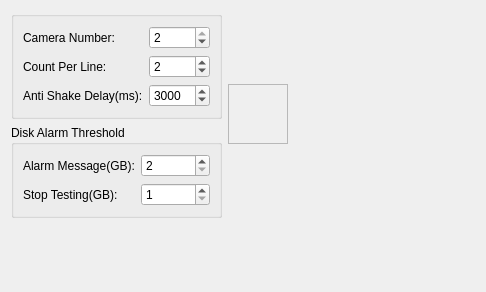
<?xml version="1.0" encoding="UTF-8"?>
<ui version="4.0">
 <class>GeneralSettingsWidget</class>
 <widget class="QWidget" name="GeneralSettingsWidget">
  <property name="geometry">
   <rect>
    <x>0</x>
    <y>0</y>
    <width>486</width>
    <height>292</height>
   </rect>
  </property>
  <property name="windowTitle">
   <string>Form</string>
  </property>
  <layout class="QGridLayout" name="gridLayout_3">
   <item row="0" column="2">
    <spacer name="horizontalSpacer">
     <property name="orientation">
      <enum>Qt::Horizontal</enum>
     </property>
     <property name="sizeHint" stdset="0">
      <size>
       <width>40</width>
       <height>20</height>
      </size>
     </property>
    </spacer>
   </item>
   <item row="2" column="0">
    <spacer name="verticalSpacer">
     <property name="orientation">
      <enum>Qt::Vertical</enum>
     </property>
     <property name="sizeHint" stdset="0">
      <size>
       <width>20</width>
       <height>40</height>
      </size>
     </property>
    </spacer>
   </item>
   <item row="0" column="0">
    <widget class="QGroupBox" name="m_grpbx1">
     <property name="title">
      <string/>
     </property>
     <layout class="QGridLayout" name="gridLayout">
      <item row="0" column="0">
       <widget class="QLabel" name="label_2">
        <property name="text">
         <string>Camera Number:</string>
        </property>
       </widget>
      </item>
      <item row="2" column="0">
       <widget class="QLabel" name="label">
        <property name="text">
         <string>Anti Shake Delay(ms):</string>
        </property>
       </widget>
      </item>
      <item row="0" column="1">
       <widget class="QSpinBox" name="m_spinCameraNumber">
        <property name="sizePolicy">
         <sizepolicy hsizetype="Expanding" vsizetype="Fixed">
          <horstretch>0</horstretch>
          <verstretch>0</verstretch>
         </sizepolicy>
        </property>
        <property name="minimum">
         <number>1</number>
        </property>
        <property name="maximum">
         <number>2</number>
        </property>
        <property name="value">
         <number>2</number>
        </property>
       </widget>
      </item>
      <item row="2" column="1">
       <widget class="QSpinBox" name="m_spinAntiShakeDelay">
        <property name="minimum">
         <number>0</number>
        </property>
        <property name="maximum">
         <number>20000</number>
        </property>
        <property name="singleStep">
         <number>500</number>
        </property>
        <property name="value">
         <number>3000</number>
        </property>
       </widget>
      </item>
      <item row="1" column="1">
       <widget class="QSpinBox" name="m_spinDispCntPerLine">
        <property name="minimum">
         <number>1</number>
        </property>
        <property name="maximum">
         <number>3</number>
        </property>
        <property name="value">
         <number>2</number>
        </property>
       </widget>
      </item>
      <item row="1" column="0">
       <widget class="QLabel" name="label_5">
        <property name="text">
         <string>Count Per Line:</string>
        </property>
       </widget>
      </item>
     </layout>
    </widget>
   </item>
   <item row="1" column="0">
    <widget class="QGroupBox" name="groupBox_2">
     <property name="title">
      <string>Disk Alarm Threshold</string>
     </property>
     <layout class="QGridLayout" name="gridLayout_2">
      <item row="0" column="0">
       <widget class="QLabel" name="label_3">
        <property name="text">
         <string>Alarm Message(GB):</string>
        </property>
       </widget>
      </item>
      <item row="0" column="1">
       <widget class="QSpinBox" name="m_spinAlarmMsgThreshold">
        <property name="sizePolicy">
         <sizepolicy hsizetype="Expanding" vsizetype="Fixed">
          <horstretch>0</horstretch>
          <verstretch>0</verstretch>
         </sizepolicy>
        </property>
        <property name="minimum">
         <number>2</number>
        </property>
        <property name="maximum">
         <number>100</number>
        </property>
        <property name="value">
         <number>2</number>
        </property>
       </widget>
      </item>
      <item row="1" column="1">
       <widget class="QSpinBox" name="m_spinStopTestingThreshold">
        <property name="minimum">
         <number>1</number>
        </property>
        <property name="maximum">
         <number>10</number>
        </property>
        <property name="singleStep">
         <number>1</number>
        </property>
        <property name="value">
         <number>1</number>
        </property>
       </widget>
      </item>
      <item row="1" column="0">
       <widget class="QLabel" name="label_4">
        <property name="text">
         <string>Stop Testing(GB):</string>
        </property>
       </widget>
      </item>
     </layout>
    </widget>
   </item>
   <item row="0" column="1" rowspan="2">
    <widget class="QFrame" name="m_frameIndicator">
     <property name="sizePolicy">
      <sizepolicy hsizetype="Fixed" vsizetype="Fixed">
       <horstretch>0</horstretch>
       <verstretch>0</verstretch>
      </sizepolicy>
     </property>
     <property name="minimumSize">
      <size>
       <width>60</width>
       <height>60</height>
      </size>
     </property>
     <property name="maximumSize">
      <size>
       <width>60</width>
       <height>60</height>
      </size>
     </property>
     <property name="frameShape">
      <enum>QFrame::StyledPanel</enum>
     </property>
     <property name="frameShadow">
      <enum>QFrame::Sunken</enum>
     </property>
     <layout class="QGridLayout" name="m_gridLayout"/>
    </widget>
   </item>
  </layout>
 </widget>
 <resources/>
 <connections/>
</ui>
